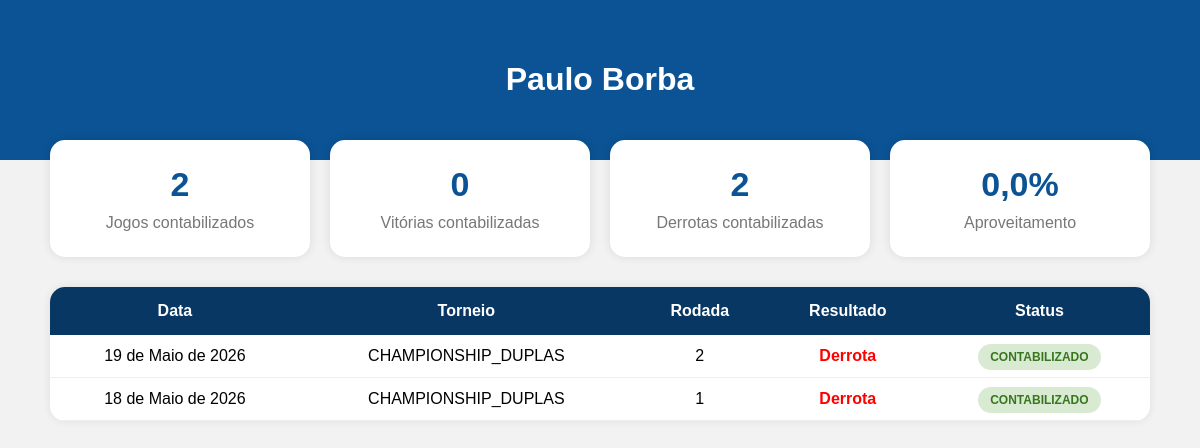
The page /jogador/24/ (signed in) on the database as committed earlier.
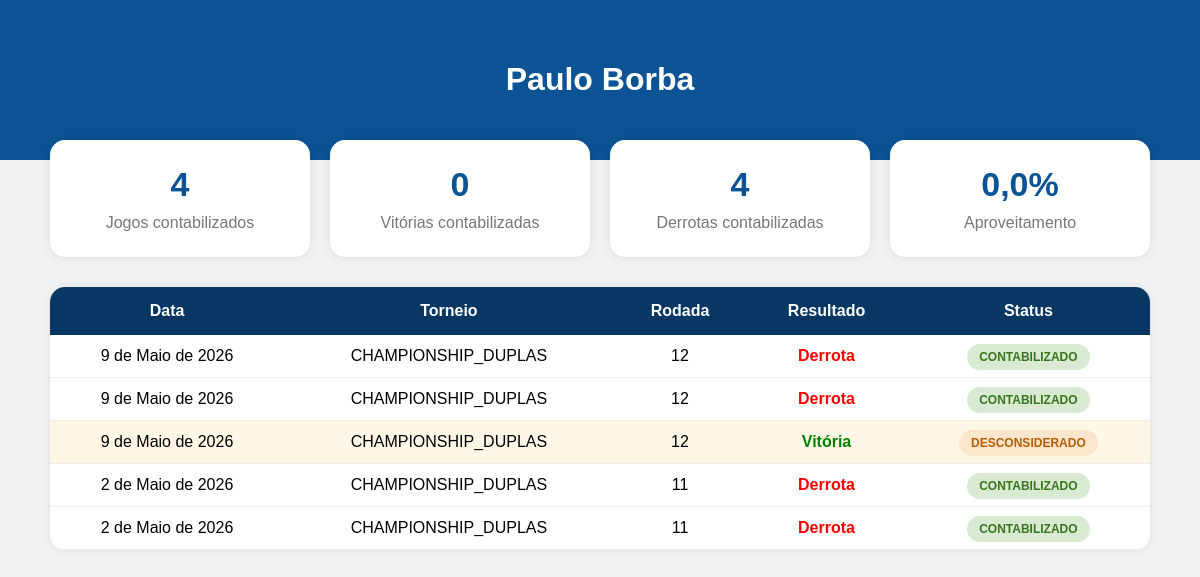
The same page on the database as committed later.
### core/models.py (models this page shows, shortened)
class ParticipanteJogo(models.Model):
    LADOS = [
        ('A', 'Lado A'),
        ('B', 'Lado B'),
    ]
    jogo = models.ForeignKey(
        Jogo,
        on_delete=models.CASCADE,
        related_name='participantes'
    )
    jogador = models.ForeignKey(
        Jogador,
        on_delete=models.CASCADE
    )
    lado = models.CharField(
        max_length=1,
        choices=LADOS
    )
    vencedor = models.BooleanField(default=False)
    pontos_ranking = models.IntegerField(default=0)

class Jogo(models.Model):
    TIPOS = [
        ('CHAMPIONSHIP_DUPLAS', 'Championship Duplas'),
        ('AMISTOSO_DUPLAS', 'Amistoso Duplas'),
        ('SIMPLES', 'Simples'),
    ]
    STATUS_JOGO = [
        ('PENDENTE', 'Pendente'),
        ('CONFIRMADO', 'Confirmado'),
        ('CONTESTADO', 'Contestado'),
    ]
    FASES = [
        ('OITAVAS', 'Oitavas'),
        ('QUARTAS', 'Quartas'),
        ('SEMI', 'Semi Final'),
        ('FINAL', 'Final'),
    ]
    torneio = models.ForeignKey(
        Torneio,
        on_delete=models.CASCADE,
        blank=True,
        null=True
    )
    categoria = models.ForeignKey(
        CategoriaTorneio,
        on_delete=models.SET_NULL,
        blank=True,
        null=True
    )
    tipo_jogo = models.CharField(
        max_length=30,
        choices=TIPOS
    )
    rodada = models.IntegerField(
        blank=True,
        null=True
    )
    fase = models.CharField(
        max_length=20,
        choices=FASES,
        blank=True,
        null=True
    )
    data_jogo = models.DateField()
    status = models.CharField(
        max_length=20,
        choices=STATUS_JOGO,
        default='PENDENTE'
    )
    criado_em = models.DateTimeField(auto_now_add=True)
    observacoes = models.TextField(
        blank=True,
        null=True
    )

### core/views.py (the view)
@login_required
def jogador(request, jogador_id):
    jogador = get_object_or_404(
        Jogador,
        id=jogador_id
    )
    jogos_todos = ParticipanteJogo.objects.filter(
        jogador=jogador
    ).select_related(
        'jogo'
    ).order_by(
        '-jogo__data_jogo'
    )
    jogos_contabilizados = []
    controle_rodadas = {}
    for j in jogos_todos:
        chave = (
            j.jogo.categoria_id,
            j.jogo.rodada
        )
        if chave not in controle_rodadas:
            controle_rodadas[chave] = 0
        controle_rodadas[chave] += 1
        if controle_rodadas[chave] <= 2:
            j.contabilizado = True
            jogos_contabilizados.append(j)
        else:
            j.contabilizado = False
    vitorias = len([
        j for j in jogos_contabilizados
        if j.vencedor
    ])
    derrotas = len([
        j for j in jogos_contabilizados
        if not j.vencedor
    ])
    total = vitorias + derrotas
    aproveitamento = 0
    if total > 0:
        aproveitamento = round(
            (vitorias / total) * 100,
            2
        )
    return render(
        request,
        'jogador/perfil.html',
        {
            'jogador': jogador,
            'jogos': jogos_todos,
            'vitorias': vitorias,
            'derrotas': derrotas,
            'total': total,
            'aproveitamento': aproveitamento,
        }
    )

### core/templates/jogador/perfil.html (shortened to what this page needs)
<!DOCTYPE html>
<html lang="pt-br">
<head>
</head>
<body>
<div class="topo">
    <h1>{{ jogador.nome }}</h1>
</div>
<div class="container">
    <div class="cards">
        <div class="card">
            <div class="numero">{{ total }}</div>
            <div class="titulo">Jogos contabilizados</div>
        </div>
        <div class="card">
            <div class="numero">{{ vitorias }}</div>
            <div class="titulo">Vitórias contabilizadas</div>
        </div>
        <div class="card">
            <div class="numero">{{ derrotas }}</div>
            <div class="titulo">Derrotas contabilizadas</div>
        </div>
        <div class="card">
            <div class="numero">{{ aproveitamento }}%</div>
            <div class="titulo">Aproveitamento</div>
        </div>
    </div>
    <div class="historico">
        <table>
            <tr>
                <th>Data</th>
                <th>Torneio</th>
                <th>Rodada</th>
                <th>Resultado</th>
                <th>Status</th>
            </tr>
            {% for j in jogos %}
            <tr class="{% if not j.contabilizado %}linha-desconsiderada{% endif %}">
                <td>{{ j.jogo.data_jogo }}</td>
                <td>{{ j.jogo.tipo_jogo }}</td>
                <td>{{ j.jogo.rodada }}</td>
                <td>
                    {% if j.vencedor %}
                        <span class="vitoria">
                            Vitória
                        </span>
                    {% else %}
                        <span class="derrota">
                            Derrota
                        </span>
                    {% endif %}
                </td>
                <td>
                    {% if j.contabilizado %}
                        <span class="contabilizado">
                            CONTABILIZADO
                        </span>
                    {% else %}
                        <span class="desconsiderado">
                            DESCONSIDERADO
                        </span>
                    {% endif %}
                </td>
            </tr>
            {% endfor %}
        </table>
    </div>
</div>
</body>
</html>

Rows that differ between the two databases and show on the page:
removed ParticipanteJogo: jogo.data_jogo "19 de Maio de 2026", jogo.tipo_jogo "CHAMPIONSHIP_DUPLAS", jogo.rodada "2", vencedor "Derrota", shows "CONTABILIZADO"
removed ParticipanteJogo: jogo.data_jogo "18 de Maio de 2026", jogo.tipo_jogo "CHAMPIONSHIP_DUPLAS", jogo.rodada "1", vencedor "Derrota", shows "CONTABILIZADO"
added ParticipanteJogo: jogo.data_jogo "9 de Maio de 2026", jogo.tipo_jogo "CHAMPIONSHIP_DUPLAS", jogo.rodada "12", vencedor "Derrota", shows "CONTABILIZADO"
added ParticipanteJogo: jogo.data_jogo "9 de Maio de 2026", jogo.tipo_jogo "CHAMPIONSHIP_DUPLAS", jogo.rodada "12", vencedor "Derrota", shows "CONTABILIZADO"
added ParticipanteJogo: jogo.data_jogo "9 de Maio de 2026", jogo.tipo_jogo "CHAMPIONSHIP_DUPLAS", jogo.rodada "12", vencedor "Vitória", shows "DESCONSIDERADO"
added ParticipanteJogo: jogo.data_jogo "2 de Maio de 2026", jogo.tipo_jogo "CHAMPIONSHIP_DUPLAS", jogo.rodada "11", vencedor "Derrota", shows "CONTABILIZADO"
added ParticipanteJogo: jogo.data_jogo "2 de Maio de 2026", jogo.tipo_jogo "CHAMPIONSHIP_DUPLAS", jogo.rodada "11", vencedor "Derrota", shows "CONTABILIZADO"
Other text that changed with them:
{{ total }}: "2" → "4"
{{ derrotas }}: "2" → "4"
